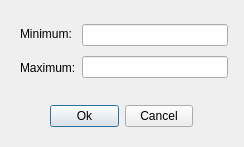
<?xml version="1.0" encoding="UTF-8"?>
<ui version="4.0">
 <class>inputRange</class>
 <widget class="QDialog" name="inputRange">
  <property name="geometry">
   <rect>
    <x>0</x>
    <y>0</y>
    <width>244</width>
    <height>147</height>
   </rect>
  </property>
  <property name="minimumSize">
   <size>
    <width>244</width>
    <height>147</height>
   </size>
  </property>
  <property name="maximumSize">
   <size>
    <width>244</width>
    <height>147</height>
   </size>
  </property>
  <property name="windowTitle">
   <string>Dialog</string>
  </property>
  <widget class="QWidget" name="layoutWidget">
   <property name="geometry">
    <rect>
     <x>20</x>
     <y>20</y>
     <width>208</width>
     <height>62</height>
    </rect>
   </property>
   <layout class="QHBoxLayout" name="horizontalLayout">
    <item>
     <layout class="QVBoxLayout" name="verticalLayout">
      <item>
       <widget class="QLabel" name="label_minimum">
        <property name="text">
         <string>Minimum:</string>
        </property>
       </widget>
      </item>
      <item>
       <widget class="QLabel" name="label_maximum">
        <property name="text">
         <string>Maximum:</string>
        </property>
       </widget>
      </item>
     </layout>
    </item>
    <item>
     <layout class="QVBoxLayout" name="verticalLayout_2">
      <item>
       <widget class="QLineEdit" name="minimum"/>
      </item>
      <item>
       <widget class="QLineEdit" name="maximum"/>
      </item>
     </layout>
    </item>
   </layout>
  </widget>
  <widget class="QWidget" name="layoutWidget">
   <property name="geometry">
    <rect>
     <x>50</x>
     <y>100</y>
     <width>143</width>
     <height>32</height>
    </rect>
   </property>
   <layout class="QHBoxLayout" name="horizontalLayout_2">
    <item>
     <widget class="QPushButton" name="Ok">
      <property name="text">
       <string>Ok</string>
      </property>
     </widget>
    </item>
    <item>
     <widget class="QPushButton" name="Cancel">
      <property name="text">
       <string>Cancel</string>
      </property>
     </widget>
    </item>
   </layout>
  </widget>
 </widget>
 <resources/>
 <connections/>
</ui>
